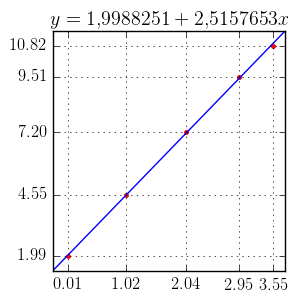

This chart was generated by the following Python code:
#!/usr/bin/env python3
# -*- coding: utf-8 -*-

'''
Este trabalho está licenciado sob a Licença Creative Commons Atribuição-CompartilhaIgual 3.0 Não Adaptada. Para ver uma cópia desta licença, visite https://creativecommons.org/licenses/by-sa/3.0/ ou envie uma carta para Creative Commons, PO Box 1866, Mountain View, CA 94042, USA.

Author: Pedro H A Konzen - 10/2016

Descrição:
Reta que melhor se ajusta aos pontos dados na seguinte tabela:
\begin{equation*}
\begin{array}{l|ccccc}
i & 1   & 2  & 3 & 4 &  5\\\hline
x_i&0,01&1,02&2,04&2,95&3,55\\
y_i&1,99&4,55&7,20&9,51&10,82
\end{array}
\end{equation*}

Solução: y =  1,9988251 + 2,5157653x.
'''

import numpy as np
import scipy as sci
from scipy import optimize
import matplotlib.pyplot as plt

#font letter
plt.rc('text', usetex=True)
plt.rc('font', family='serif', size=12)

#canvas
fig = plt.figure(figsize=(3,3), dpi=300, linewidth=0.0, facecolor="white")

#axes definitions
ax = plt.subplot(1,1,1)

ax.grid()


#pontos
xi = [0.01,1.02,2.04,2.95,3.55]
yi = [1.99,4.55,7.2,9.51,10.82]
ax.plot(xi, yi, 'ro', markersize=3, markeredgecolor="red")

ax.set_xticks(xi)
ax.set_yticks(yi)

#reta
def r(x):
    return 1.9988251 + 2.5157653*x

xx = np.linspace (-0.25, 3.75)
ax.plot(xx, r(xx), 'b-')
ax.set_title("$y =  1,\!9988251 + 2,\!5157653x$")


fig_file =  "ex_ajuste_reta2"
fig.savefig(fig_file+".eps", bbox_inches='tight')
fig.savefig(fig_file+".svg", bbox_inches='tight')
fig.savefig(fig_file+".png", bbox_inches='tight')


